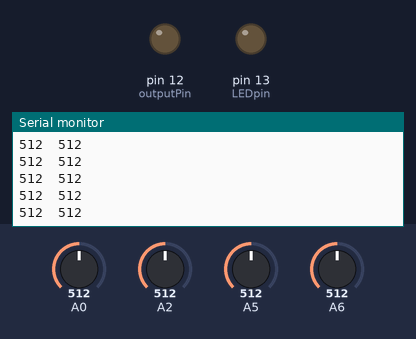
Recording of a sketch running on a simulated Arduino Uno, built with avr-gcc and run on an emulated ATmega328P. Parts: output pins drawn as LEDs (lit = HIGH), the last lines printed to the serial monitor. The test bench sets the inputs (shaded band); at power-on: A0 = 512, A2 = 512, A5 = 512, A6 = 512.

Above: at 1.2 s.
1.3 s: A0 set to 986
At 1.9 s:
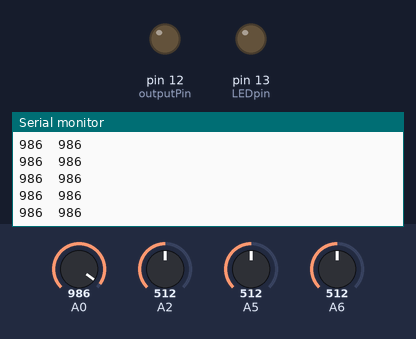
2.8 s: A0 set to 1015
At 3.7 s:
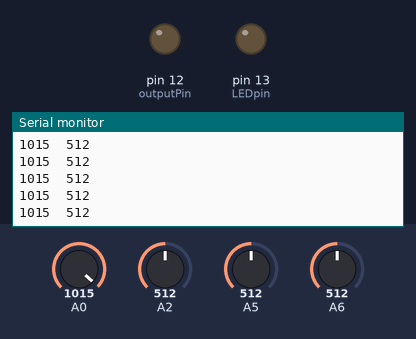
Timing chart, 0 to 5.8 s (numbered marks = the images above; inputs shaded):
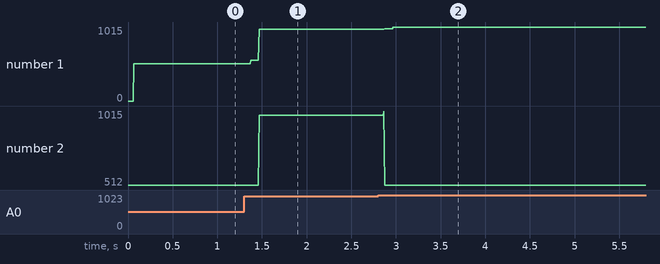

Measured:
- after the input at 1.3 s, the serial monitor: prints a new line after 0.08 s (image 1)
- after the input at 2.8 s, the serial monitor: prints a new line after 0.06 s (image 2)
- plotted number 1: 512 → 986 after the input at 1.3 s, 986 → 1015 after the input at 2.8 s
- plotted number 2: 512 → 986 after the input at 1.3 s

The sketch:

ElegooPulseMonitor.ino
```cpp
// Pulse Monitor Test Script


#define sensorPin 0
#define sqWavePin 1
#define outputPin 12
#define LEDpin 13

#define threshold 2

int newVal[10];
int newVal_avg, oldVal_avg;
int countY;
int AvgY;
int newAvgY;
int oldAvgY;
int rawVal;

int sqWavePinVal;

void setup ()
{
      pinMode(sensorPin, INPUT);
      pinMode(outputPin, OUTPUT);
      pinMode(LEDpin, OUTPUT);
      Serial.begin (9600);
}
void loop ()
{
    //rawVal = analogRead(sensorPin);
   // Serial.print(rawVal);
    if(countY <= 10)
    {
      AvgY += analogRead(A0);
      countY++;
    }
    if(countY >= 10)
    {
      newAvgY = AvgY /10;
      AvgY = 0;
      countY=0;
      oldAvgY = newAvgY;
    }
   // Serial.print("\t");
    Serial.print(newAvgY);
   if ((abs((newAvgY - oldAvgY))) >= threshold)
    {
        digitalWrite(LEDpin, HIGH);
        digitalWrite(outputPin, HIGH);
    }
    else
    {
        digitalWrite(LEDpin, LOW);
        digitalWrite(outputPin, LOW);
    }
    sqWavePinVal = digitalRead(sqWavePin);
    if(sqWavePinVal == 1);
      sqWavePinVal = newAvgY+100;
    if(sqWavePinVal == 0);
      sqWavePinVal = newAvgY-100;
    Serial.print("\t");
    Serial.println(analogRead(sqWavePinVal));


//    for (int i = 0; i < 10; i++)
//    {
//        newVal[i] = analogRead(0);
//     //   delay(5);
//        newVal_avg += newVal[i];
//    }
//
//    newVal_avg = newVal_avg/10;
//
//    if ((abs((newVal_avg - oldVal_avg))) >= threshold)
//    {
//        digitalWrite(LEDpin, HIGH);
//        digitalWrite(outputPin, HIGH);
//    }
//    else
//    {
//        digitalWrite(LEDpin, LOW);
//        digitalWrite(outputPin, LOW);
//    }
//
//    newVal_avg = oldVal_avg;
//
//    Serial.print(analogRead(sensorPin));
//    Serial.print(newVal_avg);
//
//    Serial.print(", ");
//    Serial.println(analogRead(sqWavePin));

}
```
